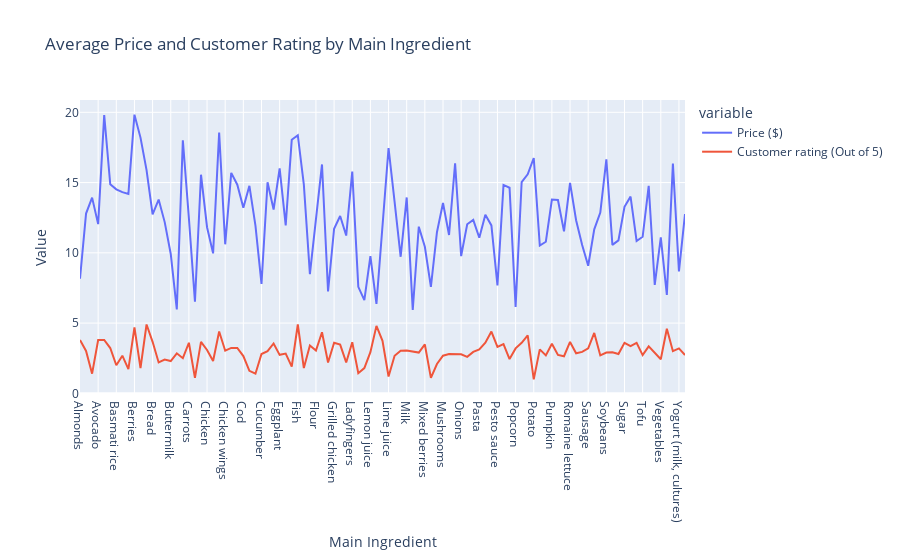

The cell this chart's notebook holds for it:
### Markdown cell above
> The treemap visualization shows that a few key allergens, like **Wheat** and **Dairy**, dominate the allergen categories across many main ingredients.

> This insight suggests that focusing on these allergens could address a large portion of the allergen-related risks in food products.

> It also helps identify which ingredients are most associated with certain allergens, aiding **product formulation** or **allergen warning efforts**.

### Code cell
# Compute average price and rating by main ingredient:
avg_data = data.groupby('Main Ingredient').agg({'Price ($)': 'mean', 'Customer rating (Out of 5)': 'mean'}).reset_index()

# Interactive line plot for average price and customer rating by main ingredient:
fig = px.line(avg_data,
              x='Main Ingredient',
              y=['Price ($)', 'Customer rating (Out of 5)'],
              title='Average Price and Customer Rating by Main Ingredient')
fig.update_layout(yaxis_title='Value', xaxis_title='Main Ingredient')
fig.show()

### Figure 1 — Plotly figure (JSON) as saved in the notebook; plotly's stock layout.template omitted (floating-point values rounded to 4 significant figures)
{"data": [{"hovertemplate": "variable=Price ($)<br>Main Ingredient=%{x}<br>value=%{y}<extra></extra>", "legendgroup": "Price ($)", "line": {"color": "#636efa", "dash": "solid"}, "marker": {"symbol": "circle"}, "mode": "lines", "name": "Price ($)", "orientation": "v", "showlegend": true, "type": "scatter", "x": ["Almonds", "Apples", "Arborio rice", "Avocado", "Bacon", "Bananas", "Basmati rice", "Beef", "Bell peppers", "Berries", "Black beans", "Blueberries", "Bread", "Brie cheese", "Brussels sprouts", "Buttermilk", "Butternut squash", "Cabbage", "Carrots", "Cauliflower", "Cheese", "Chicken", "Chicken breast", "Chicken broth", "Chicken wings", "Chickpeas", "Chocolate", "Cod", "Cottage cheese", "Cream cheese", "Cucumber", "Cucumbers", "Dough", "Eggplant", "Eggs", "Fermented batter", "Fish", "Fish (salmon, tuna)", "Fish fillets", "Flour", "Graham crackers", "Greek yogurt", "Grilled chicken", "Ground beef", "Kidney beans", "Ladyfingers", "Lamb", "Lamb/Chicken", "Lemon juice", "Lentil dumplings", "Lentils", "Lime juice", "Lobster", "Mango", "Milk", "Milk solids", "Miso paste", "Mixed berries", "Mixed fruits", "Mixed vegetables", "Mushrooms", "Mutton", "Oats", "Onions", "Oranges", "Paneer", "Pasta", "Peanuts", "Pecans", "Pesto sauce", "Pineapple", "Pizza dough", "Popcorn", "Pork ribs", "Portobello mushrooms", "Potato", "Potatoes", "Prawns", "Pumpkin", "Quinoa", "Rice", "Romaine lettuce", "Salmon", "Salmon fillet", "Sausage", "Semolina", "Shrimp", "Soybeans", "Spinach", "Strawberries", "Sugar", "Sushi rice", "Sweet potatoes", "Tofu", "Tomatoes", "Tuna", "Vegetables", "Watermelon", "Wheat flour", "Yogurt (milk, cultures)", "Zucchini"], "xaxis": "x", "y": [8.16, 12.79, 13.93, 12.04, 19.81, 14.88, 14.52, 14.32, 14.2, 19.83, 18.2, 15.89, 12.73, 13.79, 12.19, 9.92, 5.975, 18.01, 12.46, 6.52, 15.56, 11.82, 9.96, 18.56, 10.61, 15.69, 14.85, 13.21, 14.77, 11.93, 7.79, 15.03, 13.08, 16.0, 11.95, 18.05, 18.37, 14.85, 8.48, 12.43, 16.29, 7.25, 11.71, 12.62, 11.23, 15.78, 7.58, 6.64, 9.77, 6.37, 11.79, 17.46, 13.63, 9.72, 13.94, 5.935, 11.86, 10.43, 7.58, 11.47, 13.54, 11.27, 16.37, 9.77, 12.03, 12.34, 11.08, 12.71, 11.95, 7.68, 14.83, 14.63, 6.14, 15.04, 15.59, 16.75, 10.52, 10.79, 13.79, 13.76, 11.53, 14.97, 12.32, 10.55, 9.08, 11.67, 12.87, 16.65, 10.57, 10.88, 13.28, 14, 10.85, 11.14, 14.77, 7.72, 11.11, 7.01, 16.36, 8.684, 12.77], "yaxis": "y"}, {"hovertemplate": "variable=Customer rating (Out of 5)<br>Main Ingredient=%{x}<br>value=%{y}<extra></extra>", "legendgroup": "Customer rating (Out of 5)", "line": {"color": "#EF553B", "dash": "solid"}, "marker": {"symbol": "circle"}, "mode": "lines", "name": "Customer rating (Out of 5)", "orientation": "v", "showlegend": true, "type": "scatter", "x": ["Almonds", "Apples", "Arborio rice", "Avocado", "Bacon", "Bananas", "Basmati rice", "Beef", "Bell peppers", "Berries", "Black beans", "Blueberries", "Bread", "Brie cheese", "Brussels sprouts", "Buttermilk", "Butternut squash", "Cabbage", "Carrots", "Cauliflower", "Cheese", "Chicken", "Chicken breast", "Chicken broth", "Chicken wings", "Chickpeas", "Chocolate", "Cod", "Cottage cheese", "Cream cheese", "Cucumber", "Cucumbers", "Dough", "Eggplant", "Eggs", "Fermented batter", "Fish", "Fish (salmon, tuna)", "Fish fillets", "Flour", "Graham crackers", "Greek yogurt", "Grilled chicken", "Ground beef", "Kidney beans", "Ladyfingers", "Lamb", "Lamb/Chicken", "Lemon juice", "Lentil dumplings", "Lentils", "Lime juice", "Lobster", "Mango", "Milk", "Milk solids", "Miso paste", "Mixed berries", "Mixed fruits", "Mixed vegetables", "Mushrooms", "Mutton", "Oats", "Onions", "Oranges", "Paneer", "Pasta", "Peanuts", "Pecans", "Pesto sauce", "Pineapple", "Pizza dough", "Popcorn", "Pork ribs", "Portobello mushrooms", "Potato", "Potatoes", "Prawns", "Pumpkin", "Quinoa", "Rice", "Romaine lettuce", "Salmon", "Salmon fillet", "Sausage", "Semolina", "Shrimp", "Soybeans", "Spinach", "Strawberries", "Sugar", "Sushi rice", "Sweet potatoes", "Tofu", "Tomatoes", "Tuna", "Vegetables", "Watermelon", "Wheat flour", "Yogurt (milk, cultures)", "Zucchini"], "xaxis": "x", "y": [3.8, 3.017, 1.4, 3.8, 3.8, 3.225, 2, 2.68, 1.725, 4.7, 1.8, 4.9, 3.667, 2.2, 2.4, 2.3, 2.85, 2.5, 3.6, 1.1, 3.667, 3.09, 2.3, 4.4, 3.033, 3.233, 3.233, 2.65, 1.6, 1.4, 2.8, 3, 3.55, 2.74, 2.833, 1.9, 4.9, 1.8, 3.4, 3.05, 4.35, 2.2, 3.6, 3.467, 2.2, 3.633, 1.433, 1.8, 2.933, 4.8, 3.74, 1.2, 2.675, 3.033, 3.05, 2.95, 2.9, 3.48, 1.1, 2.087, 2.68, 2.8, 2.8, 2.78, 2.6, 2.95, 3.129, 3.6, 4.4, 3.3, 3.5, 2.443, 3.2, 3.6, 4.133, 1, 3.129, 2.7, 3.525, 2.733, 2.64, 3.66, 2.85, 2.95, 3.2, 4.3, 2.7, 2.9, 2.918, 2.8, 3.6, 3.367, 3.6, 2.72, 3.342, 2.85, 2.429, 4.6, 3, 3.2, 2.725], "yaxis": "y"}], "layout": {"legend": {"title": {"text": "variable"}, "tracegroupgap": 0}, "title": {"text": "Average Price and Customer Rating by Main Ingredient"}, "xaxis": {"anchor": "y", "domain": [0, 1], "title": {"text": "Main Ingredient"}}, "yaxis": {"anchor": "x", "domain": [0, 1], "title": {"text": "Value"}}}}
